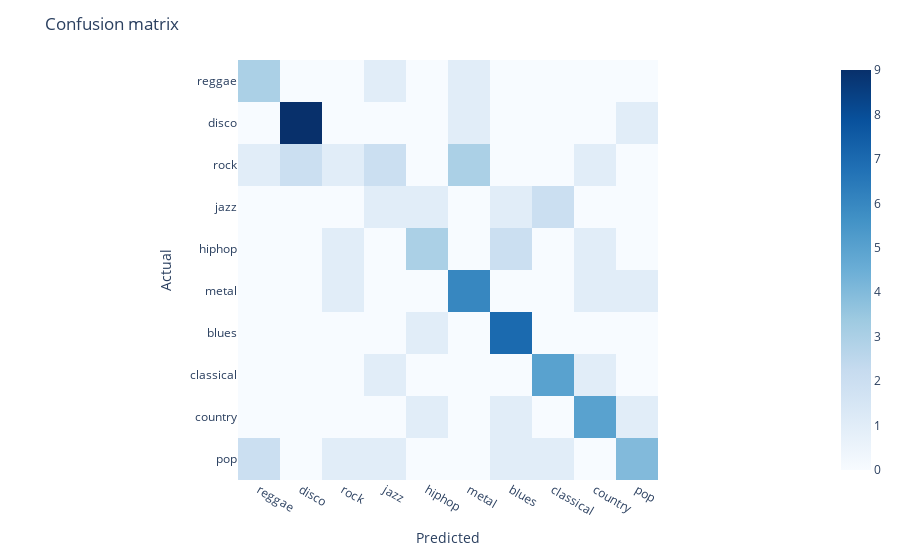

Here is the notebook cell this chart was saved with:
### Code cell
ffn_outputs = ffn_model(X_val).detach().numpy()
ffn_preds = np.argmax(ffn_outputs, axis=1)


ffn_acc, ffn_f1, ffn_cm, ffn_cr = metrics(ffn_preds, y_labels, verbose=True)

plot_confusion_matrix(ffn_cm)

### Figure 1 — Plotly figure (JSON) as saved in the notebook; plotly's stock layout.template omitted (floating-point values rounded to 4 significant figures)
{"data": [{"coloraxis": "coloraxis", "hovertemplate": "x: %{x}<br>y: %{y}<br>color: %{z}<extra></extra>", "name": "0", "type": "heatmap", "x": ["reggae", "disco", "rock", "jazz", "hiphop", "metal", "blues", "classical", "country", "pop"], "xaxis": "x", "y": ["reggae", "disco", "rock", "jazz", "hiphop", "metal", "blues", "classical", "country", "pop"], "yaxis": "y", "z": [[3, 0, 0, 1, 0, 1, 0, 0, 0, 0], [0, 9, 0, 0, 0, 1, 0, 0, 0, 1], [1, 2, 1, 2, 0, 3, 0, 0, 1, 0], [0, 0, 0, 1, 1, 0, 1, 2, 0, 0], [0, 0, 1, 0, 3, 0, 2, 0, 1, 0], [0, 0, 1, 0, 0, 6, 0, 0, 1, 1], [0, 0, 0, 0, 1, 0, 7, 0, 0, 0], [0, 0, 0, 1, 0, 0, 0, 5, 1, 0], [0, 0, 0, 0, 1, 0, 1, 0, 5, 1], [2, 0, 1, 1, 0, 0, 1, 1, 0, 4]]}], "layout": {"coloraxis": {"colorscale": [[0, "rgb(247,251,255)"], [0.125, "rgb(222,235,247)"], [0.25, "rgb(198,219,239)"], [0.375, "rgb(158,202,225)"], [0.5, "rgb(107,174,214)"], [0.625, "rgb(66,146,198)"], [0.75, "rgb(33,113,181)"], [0.875, "rgb(8,81,156)"], [1, "rgb(8,48,107)"]]}, "margin": {"t": 60}, "title": {"text": "Confusion matrix"}, "xaxis": {"anchor": "y", "constrain": "domain", "domain": [0, 1], "scaleanchor": "y", "title": {"text": "Predicted"}}, "yaxis": {"anchor": "x", "autorange": "reversed", "constrain": "domain", "domain": [0, 1], "title": {"text": "Actual"}}}}
